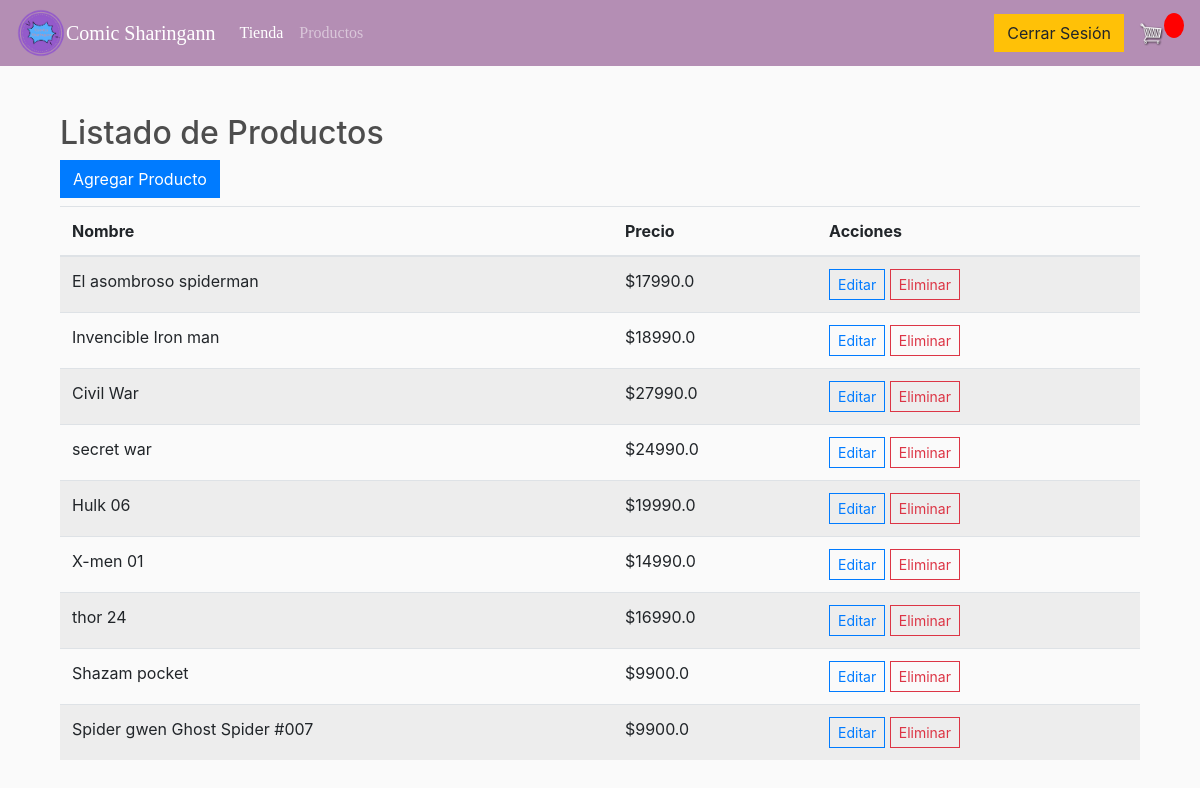
The page /productos/ (signed in) on the database its author committed.
### tienda/models.py (models this page shows, shortened)
class Producto(models.Model):
        name = models.CharField(max_length=200, null=True)
        precio = models.FloatField(null=True)
        digital = models.BooleanField(default = False, null=True, blank=False)
        image= models.ImageField(null=True, blank=True)

### tienda/views.py (the view)
# urls.py: path('productos/', views.producto_list, name='producto_list'),
@staff_member_required
def producto_list(request):
    productos = Producto.objects.all()
    context = {'productos': productos}
    return render(request, 'tienda/producto_list.html', context)

### tienda/templates/tienda/producto_list.html
{% extends 'tienda/main.html' %}
{% block content %}
<div class="container mt-4">
    <h2>Listado de Productos</h2>
    <a href="{% url 'producto_create' %}" class="btn btn-primary mb-2">Agregar Producto</a>
    <table class="table table-striped">
        <thead>
            <tr>
                <th>Nombre</th>
                <th>Precio</th>
                <th>Acciones</th>
            </tr>
        </thead>
        <tbody>
            {% for producto in productos %}
            <tr>
                <td>{{ producto.name }}</td>
                <td>${{ producto.precio }}</td>
                <td>
                    <a href="{% url 'producto_update' producto.id %}" class="btn btn-sm btn-outline-primary">Editar</a>
                    <a href="{% url 'producto_delete' producto.id %}" class="btn btn-sm btn-outline-danger">Eliminar</a>
                </td>
            </tr>
            {% endfor %}
        </tbody>
    </table>
</div>
{% endblock %}

### static/css/main.css (style rules this page uses)
body { background-color: hsl(0, 0%, 98%); }
h1, h2, h3, h4, h5, h6 { color: hsl(0, 0%, 30%); }
.btn { border-radius: 0; }

### rows shown on the page
Producto: name "El asombroso spiderman", precio "17990.0"
Producto: name "Invencible Iron man", precio "18990.0"
Producto: name "Civil War", precio "27990.0"
Producto: name "secret war", precio "24990.0"
Producto: name "Hulk 06", precio "19990.0"
Producto: name "X-men 01", precio "14990.0"
Producto: name "thor 24", precio "16990.0"
Producto: name "Shazam pocket", precio "9900.0"
Producto: name "Spider gwen Ghost Spider #007", precio "9900.0"
